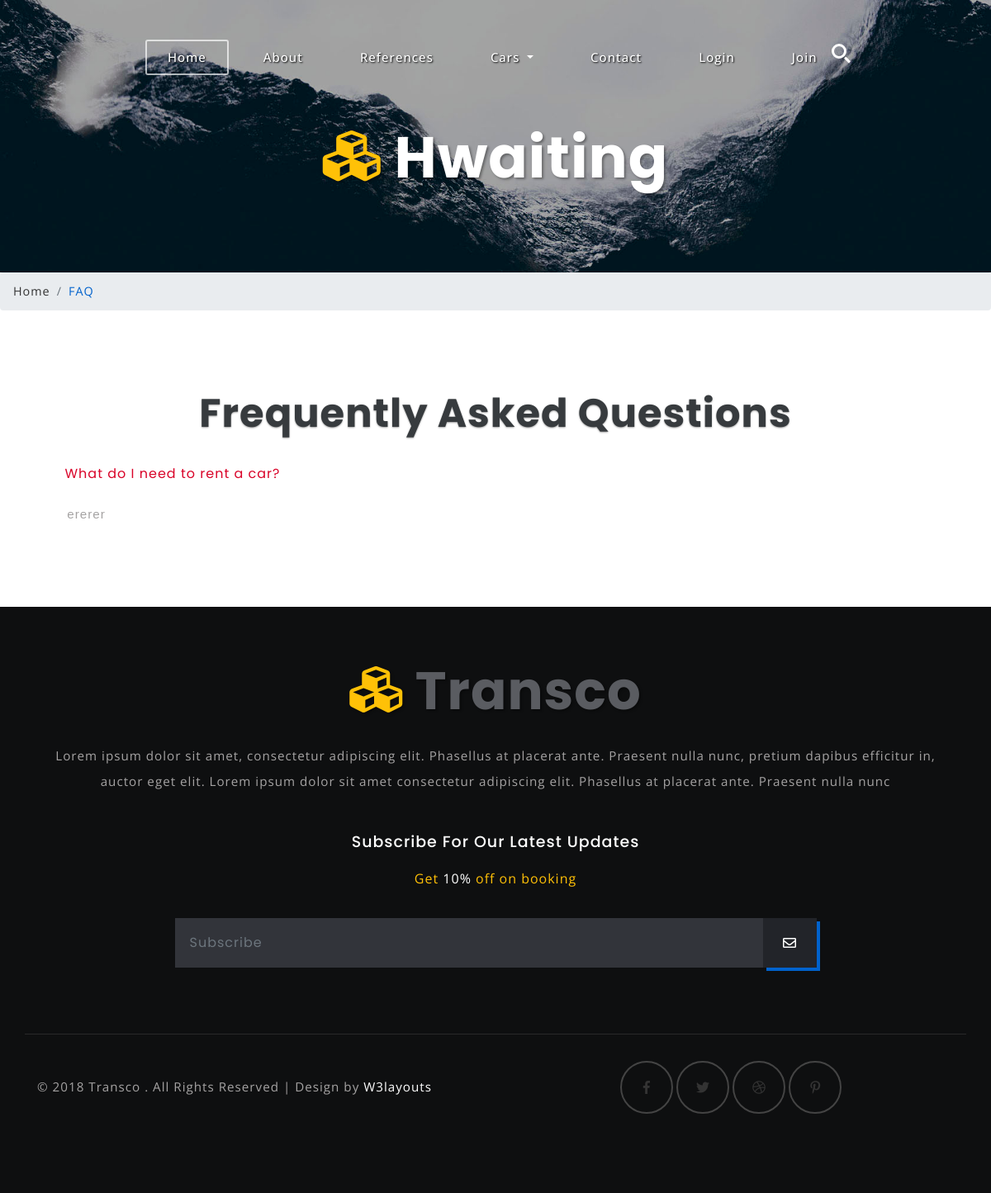
The app's page /faq/, older data.
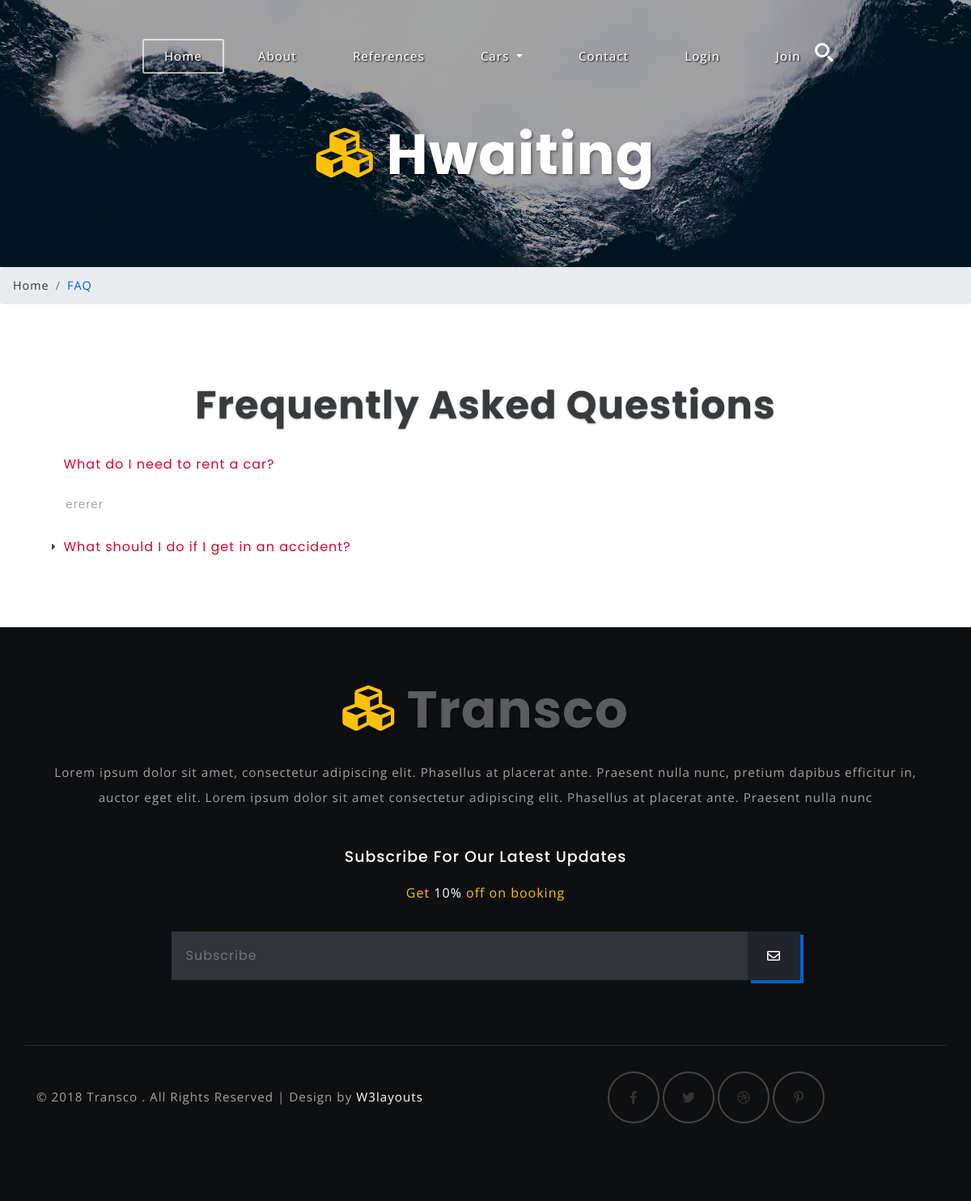
The same page, newer data.
### home/models.py (models this page shows, shortened)
class FAQ(models.Model):
    STATUS = (
        ('True', 'Evet'),
        ('False', 'Hayır'),
    )
    status = models.CharField(max_length=10, choices=STATUS)
    question = models.CharField(max_length=150)
    answer = models.TextField()
    ordernumber = models.IntegerField()
    created_at = models.DateTimeField(auto_now_add=True)
    updated_at = models.DateTimeField(auto_now=True)

### home/views.py (the view)
# urls.py: path('faq/', views.faq, name='faq'),
def faq(request):
    category = Category.objects.all()
    faq = FAQ.objects.all().order_by('ordernumber')
    context = {
        'category': category,
        'faq': faq,
    }
    return render(request,'faq.html',context)

### home/templates/faq.html (shortened to what this page needs)
{% extends "homebase.html" %}
{% block head %}
	<link rel="stylesheet" href="//code.jquery.com/ui/1.12.1/themes/base/jquery-ui.css">
  <link rel="stylesheet" href="/resources/demos/style.css">
{% endblock %}
{% block content %}
    	<div class="banner-inner" id="home">
			<div class="wrapper-inner">
				<h3 class="logo text-center">
					<a class="navbar-brand" href="index.html">
						<i class="fas fa-cubes"></i> Hwaiting</a>
				</h3>
			</div>
		</div>
		<ol class="breadcrumb">
			<li class="breadcrumb-item">
				<a href="index.html">Home</a>
			</li>
			<li class="breadcrumb-item active">FAQ </li>
		</ol>
	<section class="banner-bottom-agile-w3ls">
		<div class="container">
			<h3 class="tittle-w3ls text-center">Frequently Asked Questions </h3> <br>
			<div id="accordion">
				{% for rs in faq %}
			  <h3 style="color: #d90429; background-color: #FFFFFF; border-color: #FFFFFF">	{{ rs.question }}</h3>
			  <div style="border-color: #FFFFFF">
				<p>
					{{ rs.answer }}
				</p>
			  </div>
			{% endfor %}
			</div>
		</div>
	</section>
{% endblock %}

Row changes from the older to the newer data that the page shows:
added FAQ: question "What should I do if I get in an accident?"
